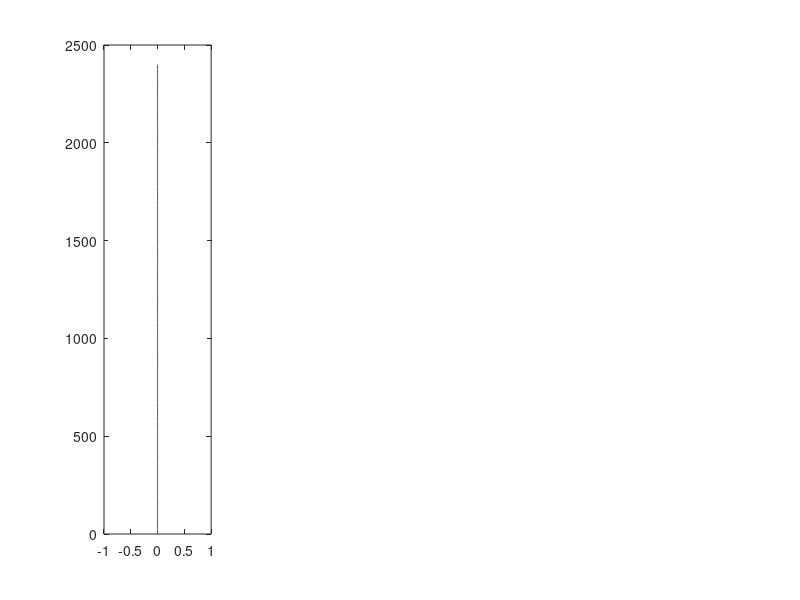

Reproduce this figure in MATLAB. (Note: this script raises an error after producing the figure.)
% Script to solve coupled ice shell thermal and stress evolution
% This version of the code is meant to reproduce Nimmo (2004) - Volume
% change effect. The basic idea is that the ice shell begins as 2.4 km
% thick and with a temperature evolution given by the stefan solution.
% I was basically unable to reproduce Nimmo's results
%
%
% Max Rudolph, March 19, 2020
clear;
close all;

use_analytic_temperature = false; % whether to solve the energy equation or use an analytic solution (true)

% Numerical parameters
nr = 101; % number of grid points
relaxation_parameter=.05; % used in nonlinear loop.
maxiter=300;
% Define physical constants and parameters
% Physical constants
seconds_in_year = 3.1558e7;
R=8.314e-3;     % in kJ/mol/K
% Boundary conditions and internal heating
H=0; % internal heating rate.
Tb=270;
Ts=100;
Ro = 1500*1000;             % outer radius of ice shell (m)
initial_thickness = 2400;
Ri = Ro-initial_thickness;         % inner radius of ice shell (m)
Rc = 1.60e5;             % core radius (m)
% Elastic and Viscous properties
E = 5e9;        % shear modulus of ice (Pa)
nu = 0.3;      % Poisson ratio of ice (-)
beta_w = 4e-10; % Compressibility of water (1/Pa)
alpha_l = 1e-4*0; % coefficient of linear thermal expansion ( alpha_v/3 ) (1/K)
rho_i=900;      % density of ice (kg/m^3)
rho_w=1000;     % density of water (kg/m^3)
Q=40;           % activation energy, kJ/mol, Nimmo 2004 (kJ/mol)
mub=1e15;       % basal viscosity (Pa-s)
mu = @(T) mub*exp(Q*(Tb-T)/R/Tb./T); % function to evaluate viscosity in Pa-s given T
% Thermal properties
Cp = 2100; %heat capacity of ice J/kg/K
kappa = 1e-6;% m/s/s
k=kappa*rho_i*Cp;

% Benchmark-specific things
% temperature solution
lam1 = 0.65;
cooling_age = @(zm) (zm/2/lam1)^2/kappa;
initial_cooling_age = cooling_age(initial_thickness);
zm = @(t) 2*lam1*sqrt(kappa*t);
dTdt = @(z,t) -(Tb-Ts)/erf(lam1)*exp(-z.^2/4/kappa/t).*z/(2*sqrt(pi*kappa*t^3));
stefan_T = @(z,t)  erf( (z)/2./sqrt(kappa*t) )/erf(lam1)*(Tb-Ts)+Ts
% If solving the energy equation, we need the right value of L
% corresponding to lam1 = 0.65
Lf = exp(-lam1^2)/lam1/erf(lam1) * Cp*(Tb-Ts)/sqrt(pi);% Turcotte and Schubert Equation 4.141

% calculate maxwell time at 100, 270
fprintf('Maxwell time at surface, base %.2e %.2e\n',mu(100)/E,mu(Tb)/E);
fprintf('Thermal diffusion timescale %.2e\n',(4e4)^2/kappa);
% set end time and grid resolution
t_end = 90e6*seconds_in_year;
% dt = 1e4*seconds_in_year; % time step in seconds
dtmax = 1e4*seconds_in_year;
dtmin = seconds_in_year;
% dt1 = 3600; % size of first timestep
% times = logspace(log10(dt1),log10(t_end+dt1),1e4)-dt1;
plot_interval = t_end;
save_interval = 1e5*seconds_in_year;
save_depths = [0 1 2 3 5]*1000;
nsave = ceil(t_end/save_interval) + 1; nsave_depths = length(save_depths);
sigma_t_store = zeros(nsave_depths,nsave);

% set up the grid
grid_r = linspace(Ri,Ro,nr); % set up the grid

% initialize solution vectors (IC)
sigma_r_last = zeros(nr,1); % initial stresses
sigma_t_last = zeros(nr,1); % initial stresses
T_last = linspace(Tb,Ts,nr)';
% stefan initial condition
eta = (Ro-grid_r)/2/sqrt(kappa*initial_cooling_age);
theta = erf(eta)/erf(lam1);
T_last(:) = theta*(Tb-Ts)+Ts;
% initialize with a stefan solution corresponding to initial thickness
er_last = zeros(nr,1); % strains
et_last = zeros(nr,1);
ur_last = zeros(nr,1);      % displacement
z_last = 0; % total amount of thickening
Pex_last = 0; %initial overpressure

% Set up plot
hf2=figure();

plot_times = [0.0 0.8 1.6 3.2 6.4 12 24 46 90]*1e6*seconds_in_year; iplot=2;
hf=figure(2);
subplot(1,4,1); % sigma_r and sigma_t
h=plot(sigma_r_last,Ro-grid_r); hold on;
plot(sigma_r_last,Ro-grid_r,'--','Color',h.Color);
% h=legend('\sigma_r','\sigma_t','Interpreter','tex'); h.AutoUpdate=false;
title('Stress (Pa)','Interpreter','tex');
ylabel('r (m)');
set(gca,'YDir','reverse');
subplot(1,4,2); % e_r and e_t
h=plot( sigma_r_last,Ro-grid_r); hold on;
plot( sigma_r_last,Ro-grid_r,'--','Color',h.Color); hold on;
% h=legend('r','t'); h.AutoUpdate=false;
title('Strain (-)','Interpreter','tex');
set(gca,'YDir','reverse');
subplot(1,4,3); % temperature
plot(T_last,Ro-grid_r); hold on; title('T (K)','Interpreter','tex'); set(gca,'YDir','reverse');
subplot(1,4,4); % radial displacement (u)
plot(ur_last,Ro-grid_r); hold on; title('u_r');
set(gca,'YDir','reverse');
last_plot_time = 0;

fig1a.h = figure(); % Nimmo's Figure 1a
subplot(2,1,1);
[ax,h1,h2]=plotyy((Ro-grid_r)/1e3,sigma_t_last/1e6,(Ro-grid_r)/1e3,T_last);
fig1a.ax = ax;
h2.Color = h1.Color;
h2.LineStyle = '--';
hold(ax(1)); hold(ax(2));
set(ax,'Xlim',[0 20]);
set(ax(1),'YLim',[-5 40]);
set(ax(1),'YTick',[-5:5:40]);
set(ax(2),'YTick',[100:20:180]);
set(ax(1),'YTickLabelMode','auto');
ylabel(ax(1),'Tangential Stress (MPa)');
xlabel(ax(1),'Depth (km)');
ylabel(ax(2),'Temperature (K)');
set(ax(2),'YLim',[100 180]);

time=0; itime=1;
% save initial state
isave = 1;
sigma_t_store(:,isave) = interp1(Ro-grid_r,sigma_t_last,save_depths);
time_store(isave) = time;
last_store = time; isave = isave+1;


while time < t_end
    % In each timestep, we do the following
    % 1. Calculate the amount of basal freeze-on and advance the mesh
    % 2. Solve the heat equation using an implicit method
    % 3. Solve for sigma_r
    % 4. Calculate sigma_t
    % 5. Calculate the radial displacements u(r)
    
    % 2. Calculate thickening
    % basal heat flux
    %     qb = -k*(T(2)-T(1))/(grid_r(2)-grid_r(1)); % W/m^2
    % thickening would be dx/dt = qb/(L*rho_i)
    %     delta_rb = dt*qb/Lf/rho_i;
    %     z = z_last + delta_rb;
    
    % calculate the timestep
    if( use_analytic_temperature )
        delta = Inf;
        dt=dtmax*2;
        while abs(delta) > (grid_r(2)-grid_r(1))/2 && dt >= dtmin
            dt = dt/2;
            new_thickness = zm(initial_cooling_age+time+dt);
            delta = new_thickness - (Ro-grid_r(1));
        end
        fprintf('Timestep %e elapsed time %e\n',dt,time+dt);
        z=new_thickness-initial_thickness;
        delta_rb = new_thickness-initial_thickness;
        f = (1-2*initial_thickness/Ro);
        delta_rho = (rho_w-rho_i);
        surface_uplift = (delta_rb)*(delta_rho)/rho_w*f/(1+(f*(delta_rho)/rho_w));
        
        % calculate new ocean pressure (Manga and Wang 2007, equation 5)
        %     Pex_pred = 3*Ri^2/beta_w/(Ri^3-Rc^3)*(z*(rho_w-rho_i)/rho_w-ur_last(1));% ur_last because we don't yet know the uplift
        Pex_pred = surface_uplift*E/(1-nu)*2/Ro^2*(new_thickness/4); % last term assumes elastic thickness ~1/4 total thickness
        % re-mesh onto new grid
        new_grid_r = linspace(Ri-delta_rb,Ro,nr);
        [T_last,sigma_r_last,sigma_t_last,er_last,et_last] = interpolate_solution(new_grid_r,grid_r,T_last,sigma_r_last,sigma_t_last,er_last,et_last,Tb);
        grid_r = new_grid_r; % end interpolation step
        
        % calculate d/dr(Tdot)
        %     Tdot = (T-T_last)/dt;
        %     Tdot = zeros(size(T_last));
        %     Tdot(:) = dTdt(Ro-new_grid_r,initial_cooling_age+time+dt);
        %     T = T_last + Tdot*dt;
        T = stefan_T( Ro-new_grid_r',initial_cooling_age+time+dt);
    else
        Tg = Tb-(T_last(2)-Tb);
        dTdr_b_last = (T_last(2)-Tg)/2/(grid_r(2)-grid_r(1));
        qb = -k*dTdr_b_last;
        
        % determine the timestep
        dt = dtmax;
        if abs(qb/Lf/rho_i*dt) > (grid_r(2)-grid_r(1))/2
            dt = (grid_r(2)-grid_r(1))/2/(qb/Lf/rho_i);
        end
        if dt < dtmin
            dt = dtmin;
        end
        % thickening would be dx/dt = qb/(L*rho_i)
        delta_rb = dt*qb/Lf/rho_i;
        new_thickness = Ro-grid_r(1)+delta_rb;
        z=new_thickness-initial_thickness;
        delta_rb = z;
        f = (1-2*initial_thickness/Ro);
        delta_rho = (rho_w-rho_i);
        surface_uplift = (delta_rb)*(delta_rho)/rho_w*f/(1+(f*(delta_rho)/rho_w));
        
        % calculate new ocean pressure (Manga and Wang 2007, equation 5)
        %     Pex_pred = 3*Ri^2/beta_w/(Ri^3-Rc^3)*(z*(rho_w-rho_i)/rho_w-ur_last(1));% ur_last because we don't yet know the uplift
        Pex_pred = surface_uplift*E/(1-nu)*2/Ro^2*(new_thickness/4); % last term assumes elastic thickness ~1/4 total thickness
        % re-mesh onto new grid
        new_grid_r = linspace(Ri-z,Ro,nr);
        [T_last,sigma_r_last,sigma_t_last,er_last,et_last] = interpolate_solution(new_grid_r,grid_r,T_last,sigma_r_last,sigma_t_last,er_last,et_last,Tb);
        grid_r = new_grid_r; % end interpolation step
        
        % 2. form discrete operators and solve the heat equation
        T = solve_temperature_shell(grid_r,T_last,Tb,Ts,k,rho_i,Cp,H,dt);
        
    end
    

    Tdot = (T-T_last)/dt;
    dTdr_b = (T(2)-T(1))/(grid_r(2)-grid_r(1));
    Tdot(1) = delta_rb*dTdr_b/dt; % this is an approximation to the Eulerian cooling rate at the ocean-ice interface
    
    dTdotdr = zeros(nr,1);
    for i=2:nr-1
        dTdotdr(i) = (Tdot(i+1)-Tdot(i-1))/(grid_r(i+1)-grid_r(i-1));
    end
    dTdotdr(1) = (Tdot(2)-Tdot(1))/(grid_r(2)-grid_r(1));
    dTdotdr(nr) = (Tdot(nr)-Tdot(nr-1))/(grid_r(nr)-grid_r(nr-1));
    
    % 3. Nonlinear loop over pressure.
    % because the ocean pressure depends on the uplift, we make a guess
    % (above). Using this guess, we calculate stresses, strains, and
    % displacements. Then we re-calculate the pressure using the new value
    % of radial displacement. We continue until the pressure used in the
    % calculations has converged to the pressure consistent with the
    % calculated displacement;
    for iter=1:maxiter
        if iter>1
            durdP = (1-nu)/E*Ro^2/2*1/new_thickness;
            dP = (surface_uplift-ur(end))/durdP;
            Pex = Pex + 0.1*dP;
        else
            Pex = Pex_last;
        end
        % 3a. Assemble and solve equations for radial stress
        % calculate viscosity at each node (needed by solver)
        mu_node = zeros(nr,1);
        for i=1:nr
            mu_node(i) = mu(T(i));
        end
        [sigma_r,sigma_t,sigma_rD,sigma_tD] = solve_stress_viscoelastic_shell(grid_r,mu_node,sigma_r_last,alpha_l*dTdotdr,-Pex,E,nu,dt);
        
        dT = T-T_last;
        
        dsigma_t = sigma_t - sigma_t_last;
        dsigma_r = sigma_r - sigma_r_last;
        
        de_t = 1/E*(dsigma_t-nu*(dsigma_t+dsigma_r))+alpha_l*dT + dt/2*(sigma_tD./mu_node); % change in tangential strain
        de_r = 1/E*(dsigma_r-2*nu*dsigma_t)         +alpha_l*dT + dt/2*(sigma_rD./mu_node); % HS91 equations A5-6
        er = er_last + de_r;
        et = et_last + de_t;
        ur = grid_r'.*et; %radial displacement

        % check for convergence
        if abs( ur(end)-surface_uplift )/abs(surface_uplift) < 1e-6
            fprintf('time %.2e: converged in %d iterations. actual uplift %.2e desired uplift %.2e\n',time/seconds_in_year,iter,ur(end),surface_uplift);
            break;
        elseif iter==maxiter
            error('Nonlinear loop failed to converge');
        end
    end%end nonlinear loop
    
    % 6. advance to next time step and plot (if needed)
    sigma_r_last = sigma_r;
    sigma_t_last = sigma_t;
    T_last = T;
    er_last = er;
    et_last = et;
    z_last = z;
    ur_last = ur;
    Pex_last = Pex;
    
    time = time + dt;
    
    if (time >= plot_times(iplot) || time >= t_end)
        iplot = iplot+1;
        
        figure(hf);
        subplot(1,4,1);
        h=plot(sigma_r,Ro-grid_r);
        plot(sigma_t,Ro-grid_r,'--','Color',h.Color);
        subplot(1,4,2);
        h=plot(er,Ro-grid_r);
        plot(et,Ro-grid_r,'--','Color',h.Color);
        subplot(1,4,3);
        plot(T,Ro-grid_r);
        subplot(1,4,4);
        plot(ur,Ro-grid_r);
        
        
        figure(hf2);
        plot(ur(end),sigma_t(end),'.'); hold on;
        
        figure(fig1a.h); % Nimmo's Figure 1a
        h=plot(fig1a.ax(1),(Ro-grid_r)/1e3,sigma_t_last/1e6);
        plot(fig1a.ax(2),(Ro-grid_r)/1e3,T_last,'--','Color',h.Color);
        
        
        last_plot_time = time;
        drawnow();
    end
    if (time-last_store >= save_interval || time >= t_end)
        sigma_t_store(:,isave) = interp1(Ro-grid_r,sigma_t_last,save_depths);
        time_store(isave) = time;
        last_store = time; isave = isave+1;
    end
end
%% add legends
for i=1:length(plot_times)
    labels{i} = sprintf('%.1f',plot_times(i)/seconds_in_year/1e6);
end
figure( fig1a.h );
axis(fig1a.ax(1));
legend(labels,'Location','southeast');


%% Nimmo's figure 1b
figure(fig1a.h);
labels = {};
for i=1:length(save_depths)
    labels{i} = sprintf('%.1f km',save_depths(i)/1000);
end
subplot(2,1,2);
plot(time_store(1:isave-1)/seconds_in_year/1e6,sigma_t_store(:,1:isave-1)/1e6);
legend(labels,'Location','southeast');
xlabel('Time (Myr)');
ylabel('Tangential Stress (MPa)');
set(gcf,'Color','w');
h=gcf;
h.Position(3:4) = [390 580];
if use_analytic_temperature
    saveas(gcf,'Nimmo_Figure2.eps','psc2')
else
    saveas(gcf,'Nimmo_Figure2_numerical.eps','psc2')
end

